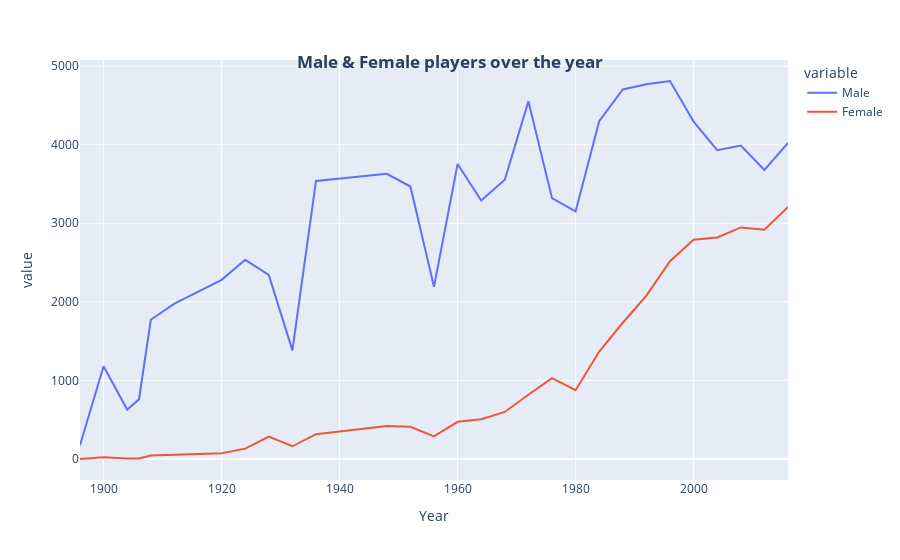

This figure's notebook cell:
### Code cell
import plotly.express as px
fig = px.line(final, x='Year', y=['Male' , 'Female'])
fig.update_layout(
    title={
        'text': '<b>Male & Female players over the year</b>',
        'y':0.9,
        'x':0.5,
        'xanchor': 'center',
        'yanchor': 'top'
    }
)
fig.show()

### Figure 1 — Plotly figure (JSON) as saved in the notebook; plotly's stock layout.template omitted (floating-point values rounded to 4 significant figures)
{"data": [{"hovertemplate": "variable=Male<br>Year=%{x}<br>value=%{y}<extra></extra>", "legendgroup": "Male", "line": {"color": "#636efa", "dash": "solid"}, "marker": {"symbol": "circle"}, "mode": "lines", "name": "Male", "orientation": "v", "showlegend": true, "type": "scatter", "x": [1896, 1900, 1904, 1906, 1908, 1912, 1920, 1924, 1928, 1932, 1936, 1948, 1952, 1956, 1960, 1964, 1968, 1972, 1976, 1980, 1984, 1988, 1992, 1996, 2000, 2004, 2008, 2012, 2016], "xaxis": "x", "y": [174, 1181, 629, 759, 1772, 1978, 2280, 2535, 2342, 1382, 3539, 3629, 3468, 2193, 3755, 3290, 3555, 4552, 3320, 3151, 4299, 4704, 4769, 4811, 4294, 3931, 3990, 3679, 4022], "yaxis": "y"}, {"hovertemplate": "variable=Female<br>Year=%{x}<br>value=%{y}<extra></extra>", "legendgroup": "Female", "line": {"color": "#EF553B", "dash": "solid"}, "marker": {"symbol": "circle"}, "mode": "lines", "name": "Female", "orientation": "v", "showlegend": true, "type": "scatter", "x": [1896, 1900, 1904, 1906, 1908, 1912, 1920, 1924, 1928, 1932, 1936, 1948, 1952, 1956, 1960, 1964, 1968, 1972, 1976, 1980, 1984, 1988, 1992, 1996, 2000, 2004, 2008, 2012, 2016], "xaxis": "x", "y": [0, 23, 6, 6, 44, 53, 73, 132, 285, 162, 316, 420, 409, 288, 473, 507, 599, 818, 1028, 875, 1368, 1734, 2080, 2518, 2790, 2820, 2947, 2919, 3209], "yaxis": "y"}], "layout": {"autosize": true, "legend": {"title": {"text": "variable"}, "tracegroupgap": 0}, "margin": {"t": 60}, "title": {"text": "<b>Male & Female players over the year</b>", "x": 0.5, "xanchor": "center", "y": 0.9, "yanchor": "top"}, "xaxis": {"anchor": "y", "autorange": true, "domain": [0, 1], "range": [1896, 2016], "title": {"text": "Year"}, "type": "linear"}, "yaxis": {"anchor": "x", "autorange": true, "domain": [0, 1], "range": [-267.3, 5078.0], "title": {"text": "value"}, "type": "linear"}}}
